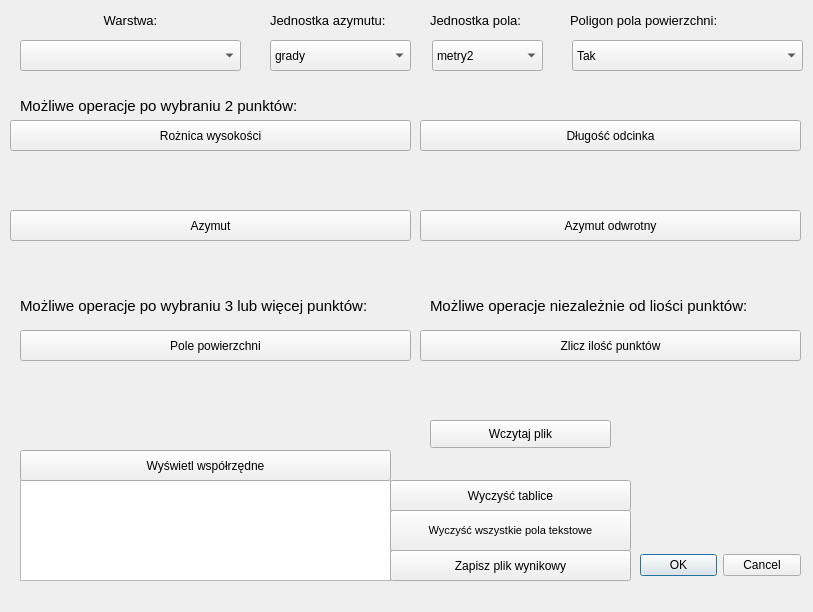
<?xml version="1.0" encoding="UTF-8"?>
<ui version="4.0">
 <class>WtyczkaProjekt3DialogBase</class>
 <widget class="QDialog" name="WtyczkaProjekt3DialogBase">
  <property name="geometry">
   <rect>
    <x>0</x>
    <y>0</y>
    <width>813</width>
    <height>612</height>
   </rect>
  </property>
  <property name="font">
   <font>
    <pointsize>9</pointsize>
   </font>
  </property>
  <property name="cursor">
   <cursorShape>OpenHandCursor</cursorShape>
  </property>
  <property name="windowTitle">
   <string>Projekt3</string>
  </property>
  <widget class="QDialogButtonBox" name="przycisk_zamkniecia">
   <property name="geometry">
    <rect>
     <x>640</x>
     <y>550</y>
     <width>161</width>
     <height>31</height>
    </rect>
   </property>
   <property name="orientation">
    <enum>Qt::Horizontal</enum>
   </property>
   <property name="standardButtons">
    <set>QDialogButtonBox::Cancel|QDialogButtonBox::Ok</set>
   </property>
  </widget>
  <widget class="QPushButton" name="zlicz_punkty">
   <property name="geometry">
    <rect>
     <x>420</x>
     <y>330</y>
     <width>381</width>
     <height>31</height>
    </rect>
   </property>
   <property name="text">
    <string>Zlicz ilość punktów</string>
   </property>
  </widget>
  <widget class="QLabel" name="pokaz_ilosc_punktow">
   <property name="geometry">
    <rect>
     <x>420</x>
     <y>360</y>
     <width>381</width>
     <height>41</height>
    </rect>
   </property>
   <property name="text">
    <string/>
   </property>
  </widget>
  <widget class="QgsMapLayerComboBox" name="mMapLayerComboBox_layers">
   <property name="geometry">
    <rect>
     <x>20</x>
     <y>40</y>
     <width>221</width>
     <height>31</height>
    </rect>
   </property>
   <property name="cursor">
    <cursorShape>SplitHCursor</cursorShape>
   </property>
  </widget>
  <widget class="QPushButton" name="roznica_wysokosci">
   <property name="geometry">
    <rect>
     <x>10</x>
     <y>120</y>
     <width>401</width>
     <height>31</height>
    </rect>
   </property>
   <property name="cursor">
    <cursorShape>WhatsThisCursor</cursorShape>
   </property>
   <property name="text">
    <string>Rożnica wysokości</string>
   </property>
  </widget>
  <widget class="QTextEdit" name="wspolrzedne">
   <property name="geometry">
    <rect>
     <x>20</x>
     <y>480</y>
     <width>371</width>
     <height>101</height>
    </rect>
   </property>
   <property name="font">
    <font>
     <pointsize>8</pointsize>
    </font>
   </property>
  </widget>
  <widget class="QLabel" name="roznica_wysokosci_wynik">
   <property name="geometry">
    <rect>
     <x>10</x>
     <y>150</y>
     <width>401</width>
     <height>61</height>
    </rect>
   </property>
   <property name="text">
    <string/>
   </property>
  </widget>
  <widget class="QPushButton" name="pole_powierzchni">
   <property name="geometry">
    <rect>
     <x>20</x>
     <y>330</y>
     <width>391</width>
     <height>31</height>
    </rect>
   </property>
   <property name="text">
    <string>Pole powierzchni</string>
   </property>
  </widget>
  <widget class="QLabel" name="pole_powierzchni_wynik">
   <property name="geometry">
    <rect>
     <x>20</x>
     <y>360</y>
     <width>391</width>
     <height>41</height>
    </rect>
   </property>
   <property name="text">
    <string/>
   </property>
  </widget>
  <widget class="QPushButton" name="wyswietlanie_wspolrzednych">
   <property name="geometry">
    <rect>
     <x>20</x>
     <y>450</y>
     <width>371</width>
     <height>31</height>
    </rect>
   </property>
   <property name="text">
    <string>Wyświetl współrzędne</string>
   </property>
  </widget>
  <widget class="QPushButton" name="wyczyszczenie_tablicy">
   <property name="geometry">
    <rect>
     <x>390</x>
     <y>480</y>
     <width>241</width>
     <height>31</height>
    </rect>
   </property>
   <property name="text">
    <string>Wyczyść tablice</string>
   </property>
  </widget>
  <widget class="QLabel" name="Aktualna_warstwa">
   <property name="geometry">
    <rect>
     <x>20</x>
     <y>10</y>
     <width>221</width>
     <height>21</height>
    </rect>
   </property>
   <property name="font">
    <font>
     <pointsize>10</pointsize>
     <weight>50</weight>
     <bold>false</bold>
     <underline>false</underline>
    </font>
   </property>
   <property name="cursor">
    <cursorShape>WaitCursor</cursorShape>
   </property>
   <property name="text">
    <string>Warstwa:</string>
   </property>
   <property name="alignment">
    <set>Qt::AlignCenter</set>
   </property>
  </widget>
  <widget class="QLabel" name="operacj_na_2_punktach">
   <property name="geometry">
    <rect>
     <x>20</x>
     <y>90</y>
     <width>401</width>
     <height>31</height>
    </rect>
   </property>
   <property name="font">
    <font>
     <pointsize>11</pointsize>
    </font>
   </property>
   <property name="cursor">
    <cursorShape>ForbiddenCursor</cursorShape>
   </property>
   <property name="text">
    <string>Możliwe operacje po wybraniu 2 punktów:</string>
   </property>
  </widget>
  <widget class="QPushButton" name="azymut">
   <property name="geometry">
    <rect>
     <x>10</x>
     <y>210</y>
     <width>401</width>
     <height>31</height>
    </rect>
   </property>
   <property name="cursor">
    <cursorShape>BusyCursor</cursorShape>
   </property>
   <property name="text">
    <string>Azymut</string>
   </property>
  </widget>
  <widget class="QPushButton" name="dlugosc_odcinka">
   <property name="geometry">
    <rect>
     <x>420</x>
     <y>120</y>
     <width>381</width>
     <height>31</height>
    </rect>
   </property>
   <property name="cursor">
    <cursorShape>SizeAllCursor</cursorShape>
   </property>
   <property name="text">
    <string>Długość odcinka</string>
   </property>
  </widget>
  <widget class="QLabel" name="azymut_wynik">
   <property name="geometry">
    <rect>
     <x>10</x>
     <y>240</y>
     <width>401</width>
     <height>61</height>
    </rect>
   </property>
   <property name="text">
    <string/>
   </property>
  </widget>
  <widget class="QLabel" name="dlugosc_odcinka_wynik">
   <property name="geometry">
    <rect>
     <x>420</x>
     <y>150</y>
     <width>381</width>
     <height>61</height>
    </rect>
   </property>
   <property name="text">
    <string/>
   </property>
  </widget>
  <widget class="QLabel" name="azymut_odwrotny_wynik">
   <property name="geometry">
    <rect>
     <x>420</x>
     <y>240</y>
     <width>381</width>
     <height>61</height>
    </rect>
   </property>
   <property name="text">
    <string/>
   </property>
  </widget>
  <widget class="QComboBox" name="jednostka_azymut">
   <property name="geometry">
    <rect>
     <x>270</x>
     <y>40</y>
     <width>141</width>
     <height>31</height>
    </rect>
   </property>
   <property name="cursor">
    <cursorShape>SplitHCursor</cursorShape>
   </property>
   <property name="currentIndex">
    <number>0</number>
   </property>
   <property name="sizeAdjustPolicy">
    <enum>QComboBox::AdjustToMinimumContentsLength</enum>
   </property>
   <item>
    <property name="text">
     <string>grady</string>
    </property>
   </item>
   <item>
    <property name="text">
     <string>stopnie_dziesietne</string>
    </property>
   </item>
  </widget>
  <widget class="QComboBox" name="jednostka_pole">
   <property name="geometry">
    <rect>
     <x>432</x>
     <y>40</y>
     <width>111</width>
     <height>31</height>
    </rect>
   </property>
   <property name="cursor">
    <cursorShape>CrossCursor</cursorShape>
   </property>
   <item>
    <property name="text">
     <string>metry2</string>
    </property>
   </item>
   <item>
    <property name="text">
     <string>ary</string>
    </property>
   </item>
   <item>
    <property name="text">
     <string>hektary</string>
    </property>
   </item>
  </widget>
  <widget class="QLabel" name="jednostak_a">
   <property name="geometry">
    <rect>
     <x>270</x>
     <y>10</y>
     <width>151</width>
     <height>21</height>
    </rect>
   </property>
   <property name="font">
    <font>
     <pointsize>10</pointsize>
    </font>
   </property>
   <property name="text">
    <string>Jednostka azymutu:</string>
   </property>
  </widget>
  <widget class="QLabel" name="jednostak_p">
   <property name="geometry">
    <rect>
     <x>430</x>
     <y>10</y>
     <width>121</width>
     <height>21</height>
    </rect>
   </property>
   <property name="font">
    <font>
     <pointsize>10</pointsize>
    </font>
   </property>
   <property name="cursor">
    <cursorShape>ForbiddenCursor</cursorShape>
   </property>
   <property name="text">
    <string>Jednostka pola:</string>
   </property>
  </widget>
  <widget class="QPushButton" name="resetuj_wszystko">
   <property name="geometry">
    <rect>
     <x>390</x>
     <y>510</y>
     <width>241</width>
     <height>41</height>
    </rect>
   </property>
   <property name="font">
    <font>
     <pointsize>8</pointsize>
    </font>
   </property>
   <property name="text">
    <string>Wyczyść wszystkie pola tekstowe</string>
   </property>
  </widget>
  <widget class="QLabel" name="poligon">
   <property name="geometry">
    <rect>
     <x>570</x>
     <y>10</y>
     <width>251</width>
     <height>21</height>
    </rect>
   </property>
   <property name="font">
    <font>
     <pointsize>10</pointsize>
    </font>
   </property>
   <property name="cursor">
    <cursorShape>SizeFDiagCursor</cursorShape>
   </property>
   <property name="text">
    <string>Poligon pola powierzchni:</string>
   </property>
  </widget>
  <widget class="QComboBox" name="poligon_wybor">
   <property name="geometry">
    <rect>
     <x>572</x>
     <y>40</y>
     <width>231</width>
     <height>31</height>
    </rect>
   </property>
   <property name="cursor">
    <cursorShape>SizeBDiagCursor</cursorShape>
   </property>
   <item>
    <property name="text">
     <string>Tak</string>
    </property>
   </item>
   <item>
    <property name="text">
     <string>Nie</string>
    </property>
   </item>
  </widget>
  <widget class="QgsFileWidget" name="wybor_pliku">
   <property name="geometry">
    <rect>
     <x>20</x>
     <y>420</y>
     <width>401</width>
     <height>31</height>
    </rect>
   </property>
  </widget>
  <widget class="QPushButton" name="zapisanie_pliku">
   <property name="geometry">
    <rect>
     <x>390</x>
     <y>550</y>
     <width>241</width>
     <height>31</height>
    </rect>
   </property>
   <property name="font">
    <font>
     <pointsize>9</pointsize>
    </font>
   </property>
   <property name="text">
    <string>Zapisz plik wynikowy</string>
   </property>
  </widget>
  <widget class="QPushButton" name="azymut_odwrotny">
   <property name="geometry">
    <rect>
     <x>420</x>
     <y>210</y>
     <width>381</width>
     <height>31</height>
    </rect>
   </property>
   <property name="text">
    <string>Azymut odwrotny</string>
   </property>
  </widget>
  <widget class="QLabel" name="label_2">
   <property name="geometry">
    <rect>
     <x>20</x>
     <y>290</y>
     <width>391</width>
     <height>31</height>
    </rect>
   </property>
   <property name="font">
    <font>
     <pointsize>11</pointsize>
    </font>
   </property>
   <property name="text">
    <string>Możliwe operacje po wybraniu 3 lub więcej punktów:</string>
   </property>
  </widget>
  <widget class="QLabel" name="label_4">
   <property name="geometry">
    <rect>
     <x>430</x>
     <y>290</y>
     <width>391</width>
     <height>31</height>
    </rect>
   </property>
   <property name="font">
    <font>
     <pointsize>11</pointsize>
    </font>
   </property>
   <property name="text">
    <string>Możliwe operacje niezależnie od liości punktów:</string>
   </property>
  </widget>
  <widget class="QPushButton" name="wczytaj_plik">
   <property name="geometry">
    <rect>
     <x>430</x>
     <y>420</y>
     <width>181</width>
     <height>28</height>
    </rect>
   </property>
   <property name="text">
    <string>Wczytaj plik</string>
   </property>
  </widget>
 </widget>
 <customwidgets>
  <customwidget>
   <class>QgsFileWidget</class>
   <extends>QWidget</extends>
   <header>qgsfilewidget.h</header>
  </customwidget>
  <customwidget>
   <class>QgsMapLayerComboBox</class>
   <extends>QComboBox</extends>
   <header>qgsmaplayercombobox.h</header>
  </customwidget>
 </customwidgets>
 <resources/>
 <connections>
  <connection>
   <sender>przycisk_zamkniecia</sender>
   <signal>accepted()</signal>
   <receiver>WtyczkaProjekt3DialogBase</receiver>
   <slot>accept()</slot>
   <hints>
    <hint type="sourcelabel">
     <x>20</x>
     <y>20</y>
    </hint>
    <hint type="destinationlabel">
     <x>20</x>
     <y>20</y>
    </hint>
   </hints>
  </connection>
  <connection>
   <sender>przycisk_zamkniecia</sender>
   <signal>rejected()</signal>
   <receiver>WtyczkaProjekt3DialogBase</receiver>
   <slot>reject()</slot>
   <hints>
    <hint type="sourcelabel">
     <x>20</x>
     <y>20</y>
    </hint>
    <hint type="destinationlabel">
     <x>20</x>
     <y>20</y>
    </hint>
   </hints>
  </connection>
 </connections>
</ui>
